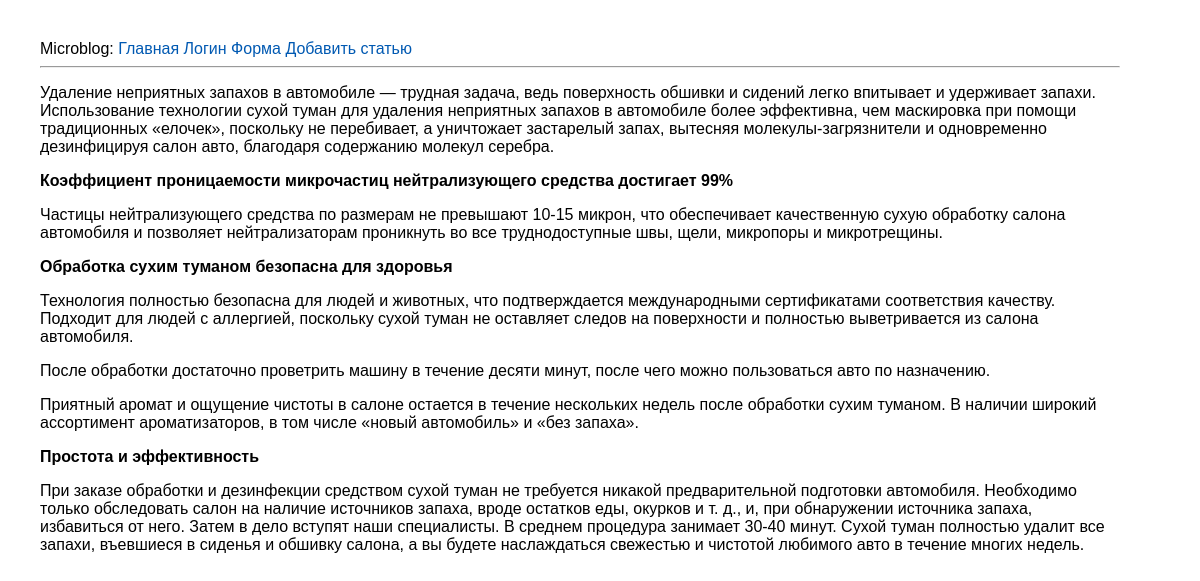
Screenshot of /post/go-out with the database file from the repository.
### tables this page shows
CREATE TABLE mainmenu(
id INTEGER PRIMARY KEY AUTOINCREMENT,
title text NOT NULL,
url text NOT NULL
);

CREATE TABLE posts(
id INTEGER PRIMARY KEY AUTOINCREMENT,
title text NOT NULL,
text text NOT NULL,
url text NOT NULL,
time integer NOT NULL
);

### app.py (the view)
@app.route('/post/<alias>')
def showPost(alias):
	title, post = dbase().getPost(alias)
	if not title:
		abort(404)
	return render_template('post.html', menu=dbase().getMenu(), title=title, post=post)

### FDataBase.py (called while the page is built)
	def getMenu(self):
		sql = '''SELECT * FROM mainmenu'''
		try:
			self.__cur.execute(sql)
			res = self.__cur.fetchall()
			if res:
				return res
		except:
			print('ОШибка')
		return []

	def getPost(self, alias):
		try:
			self.__cur.execute(f"SELECT title, text FROM posts WHERE url LIKE '{alias}'")
			res = self.__cur.fetchone()
			if res:
				return res
		except sqlite3.Error as e:
			print('ОШибка добавление статьи в БД'+str(e))
		return (False, False)

### app.py (called while the page is built)
def connect_db():
	conn=sqlite3.connect(app.config['DATABASE'])
	conn.row_factory = sqlite3.Row
	return conn

def get_db():
	if not hasattr(g, 'link_db'):
		g.link_db = connect_db()
	return g.link_db

@app.teardown_appcontext
def close(error):
		if hasattr(g, 'link_db'):
			g.link_db.close()

def dbase():
	db = get_db()
	dbase = FDataBase(db)
	return dbase

### templates/post.html
{% extends "base.html" %}
{% block content %}
{{ post | safe}}
{% endblock %}

### templates/base.html (shortened to what this page needs)
<html>
  <head>
    <link type="text/css" rel="stylesheet" href="{{ url_for('static', filename='css/style.css') }}">
  </head>
  <body>
    <div>
    Microblog: {% for m in menu %}
    <a href="{{ m.url }}">{{ m.title }}</a>
    {% endfor %}
</div>
    <hr>
    {% block content %}{% endblock %}
  </body>
</html>

### static/css/style.css (style rules this page uses)
body { font-family: 'Arial'; margin: 20; padding: 20; height: 90%; width: 90%; }
a { color: #0059b2; text-decoration: none; }

### rows the page displays
mainmenu: title "Главная"
mainmenu: title "Логин"
mainmenu: title "Форма"
mainmenu: title "Добавить статью"
posts: text "Удаление неприятных запахов в автомобиле — трудная задача, ведь поверхность обшивки и сидений легко впитывает и удерживает запахи. Использование технологии сухой туман для удаления неприятных запахов в автомобиле более эффективна, чем маскировка при помощи традиционных «елочек», поскольку не перебивает, а уничтожает застарелый запах, вытесняя молекулы-загрязнители и одновременно дезинфицируя салон авто, благодаря содержанию молекул серебра. Коэффициент проницаемости микрочастиц нейтрализующего средства достигает 99% Частицы нейтрализующего средства по размерам не превышают 10-15 микрон, что обеспечивает качественную сухую обработку салона автомобиля и позволяет нейтрализаторам проникнуть во…"
